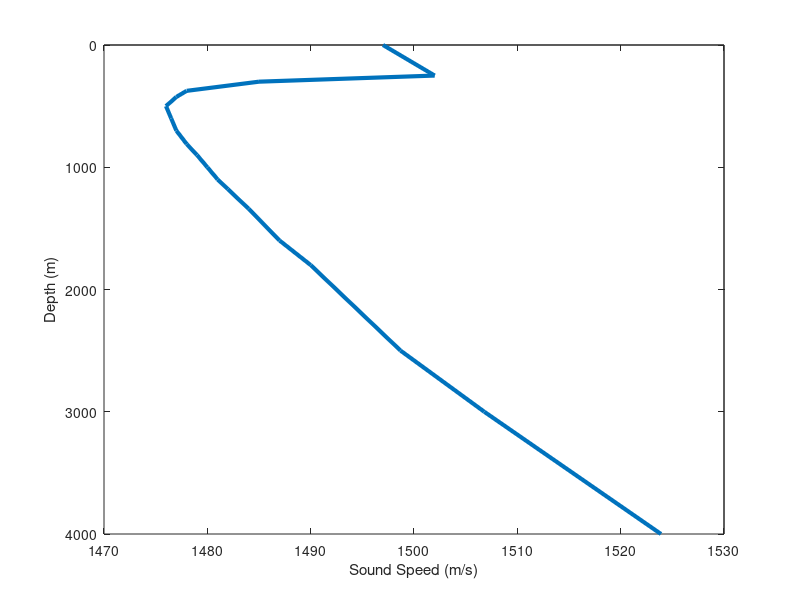

Recreate this plot in MATLAB. (Note: this script raises an error after producing the figure.)
cmat = [    0.0, 1497.0 ;
   250.0, 1502.0 ;
   300.0, 1485.0 ;
   375.0, 1478.0 ;
   425.0, 1477.0 ;
   500.0, 1476.0 ;
   600.0, 1476.5 ;
   700.0, 1477.0 ;
   810.0, 1478.0 ;
   900.0, 1479.0 ;
  1000.0, 1480.0 ;
  1100.0, 1481.0 ;
  1180.0, 1482.0 ;
  1340.0, 1484.0 ;
  1600.0, 1487.0 ;
  1800.0, 1490.0 ;
  2500.0, 1498.7 ;
  3000.0, 1506.8 ;
  4000.0, 1523.9 ]

figure; hh = plot( cmat( :, 2 ), cmat( :, 1 ) )

view( 0, -90 );    
xlabel( 'Sound Speed (m/s)' )
ylabel( 'Depth (m)' )

foo = set( hh, 'LineWidth', 3 );

